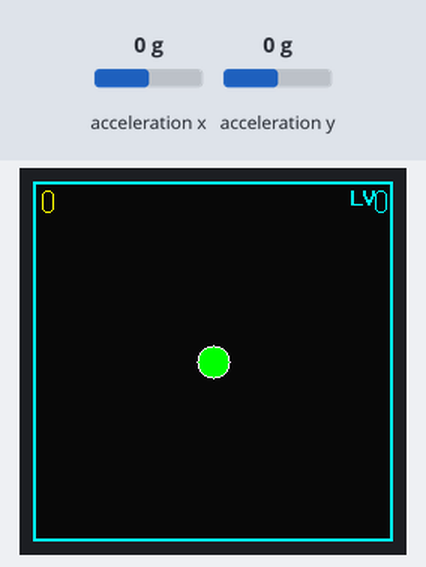
Recording of a program running on a simulated MicroPython board. On the bench: 240×240 colour display. The test bench sets the inputs (shaded band); at power-on: acceleration x 0 g, acceleration y 0 g. Random numbers come from a fixed seed; library files of the repository ran but are not shown: st7789.py, vga1_16x32.py.

Above: at 0.7 s.
At 1.54 s:
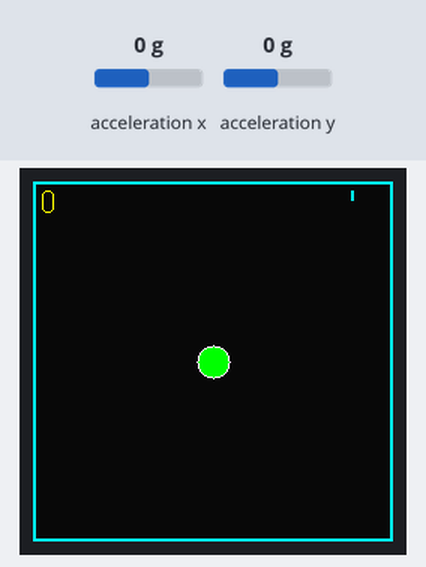
1.8 s: acceleration x set to -1.4 g
At 3.8 s:
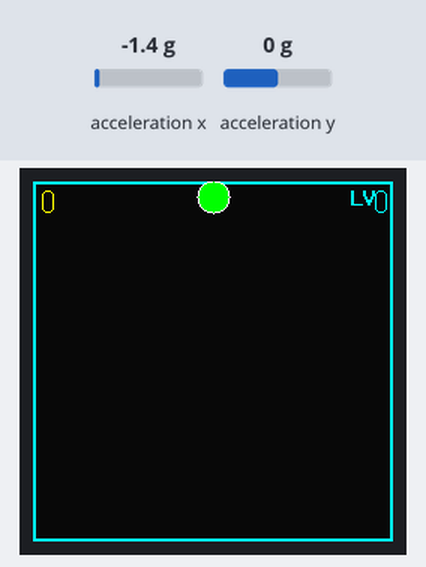
Timing chart, 0 to 5.3 s (numbered marks = the images above; inputs shaded):
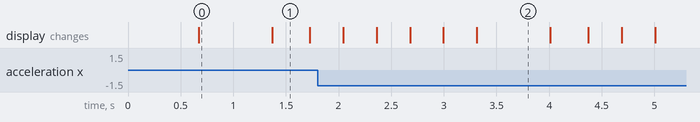

The program:

main.py
```python
from machine import Pin, SPI, I2C
import time
import math
import random
import framebuf
import st7789
import vga1_16x32 as font

# =========================
# 初始化
# =========================
spi = SPI(0, baudrate=40_000_000, polarity=0, phase=0,
          sck=Pin(18), mosi=Pin(19))
tft = st7789.ST7789(spi, 240, 240, reset=Pin(20), dc=Pin(21), cs=Pin(17))
tft.init()
tft.fill(0)

i2c = I2C(1, scl=Pin(15), sda=Pin(14))
MPU = 0x68
i2c.writeto_mem(MPU, 0x6B, b'\x00')

def read_word(reg):
    h = i2c.readfrom_mem(MPU, reg, 1)[0]
    l = i2c.readfrom_mem(MPU, reg+1, 1)[0]
    v = (h << 8) | l
    return v - 65536 if v > 32767 else v

# =========================
# Framebuffer
# =========================
fb_data = bytearray(240 * 240 * 2)
fb = framebuf.FrameBuffer(fb_data, 240, 240, framebuf.RGB565)

def flush():
    tft.set_window(0, 0, 239, 239)
    tft.write_data(fb_data)

# =========================
# 颜色
# =========================
def sc(c):
    return ((c & 0xFF) << 8) | (c >> 8)

BLACK  = sc(0x0000)
WHITE  = sc(0xFFFF)
GREEN  = sc(0x07E0)
RED    = sc(0xF800)
BLUE   = sc(0x001F)
CYAN   = sc(0x07FF)
YELLOW = sc(0xFFE0)
GRAY   = sc(0x4208)
BG     = sc(0x0841)
ORANGE = sc(0xFD20)

# =========================
# 画实心圆
# =========================
def fb_circle(cx, cy, r, color):
    for dy in range(-r, r + 1):
        dx = int(math.sqrt(r * r - dy * dy))
        y = cy + dy
        if 0 <= y < 240:
            x0 = max(0, cx - dx)
            x1 = min(239, cx + dx)
            fb.hline(x0, y, x1 - x0 + 1, color)

# =========================
# 游戏常量
# =========================
PLAYER_R    = 10
ENEMY_R     = 7
BONUS_R     = 8
FRICTION    = 0.88
ACCEL_SCALE = 0.00022

# =========================
# 难度计算
# =========================
def get_level(score):
    return score // 10

def get_speed(score):
    level = get_level(score)
    # 每级 +0.7，感觉更明显（原来 +0.4）
    return min(1.5 + level * 0.7, 7.5)

def get_max_enemies(score):
    level = get_level(score)
    return min(4 + level * 2, 14)

def get_spawn_interval(score):
    level = get_level(score)
    return max(10, 35 - level * 4)

# =========================
# 生成红色敌球
# =========================
def spawn_enemy(px, py, score):
    side = random.randint(0, 3)
    if side == 0:   x, y = float(random.randint(10, 230)), -12.0
    elif side == 1: x, y = float(random.randint(10, 230)), 252.0
    elif side == 2: x, y = -12.0, float(random.randint(10, 230))
    else:           x, y = 252.0, float(random.randint(10, 230))

    dx = px - x + random.uniform(-25, 25)
    dy = py - y + random.uniform(-25, 25)
    dist = math.sqrt(dx*dx + dy*dy) or 1
    speed = get_speed(score) + random.uniform(0, 0.8)
    return {'x': x, 'y': y,
            'vx': dx/dist*speed, 'vy': dy/dist*speed,
            'type': 'enemy'}

# =========================
# 生成蓝色奖励球
# =========================
def spawn_bonus():
    margin = 30
    return {'x': float(random.randint(margin, 240-margin)),
            'y': float(random.randint(margin, 240-margin)),
            'vx': 0.0, 'vy': 0.0,
            'type': 'bonus',
            'life': 180}

# =========================
# 碰撞检测
# =========================
def collide(px, py, ex, ey, pr, er):
    dx = px - ex
    dy = py - ey
    return (dx*dx + dy*dy) < (pr + er) ** 2

# =========================
# 难度升级闪屏提示
# ✅ 全部通过 framebuffer，不再混用 tft.fill()
# =========================
def level_up_flash(level):
    # 闪3次黄色
    for _ in range(3):
        fb.fill(YELLOW)
        flush()
        time.sleep_ms(80)
        fb.fill(BLACK)
        flush()
        time.sleep_ms(80)

    # 显示 LEVEL + 数字
    fb.fill(BLACK)
    # 手动用 fb.text() 写字（framebuf 内置小字体）
    lv_str = "LEVEL " + str(level)
    lx = max(0, (240 - len(lv_str) * 8) // 2)
    fb.text(lv_str, lx, 108, YELLOW)
    flush()
    time.sleep_ms(900)
    # 闪屏结束，framebuffer 留着，下一帧正常渲染会覆盖

# =========================
# 计算某类球的数量
# =========================
def count_type(balls, t):
    return sum(1 for b in balls if b['type'] == t)

# =========================
# 游戏结束画面
# ✅ 同样全部用 framebuffer
# =========================
def game_over_screen(score):
    fb.fill(BLACK)

    # 用 framebuf 内置 8px 字体居中显示
    fb.text("GAME OVER", 60, 70, RED)
    fb.text("SCORE: " + str(score), 60, 100, WHITE)
    fb.text("LV " + str(get_level(score)), 88, 125, CYAN)
    fb.text("TILT to restart", 28, 160, GRAY)
    flush()

    time.sleep_ms(1500)
    while True:
        if abs(read_word(0x3B)) > 6000 or abs(read_word(0x3D)) > 6000:
            break
        time.sleep_ms(100)
    time.sleep_ms(500)

# =========================
# 重置
# =========================
def reset_game():
    return {
        'px': 120.0, 'py': 120.0,
        'pvx': 0.0,  'pvy': 0.0,
        'balls': [],
        'score': 0,
        'prev_level': 0,
        'spawn_timer': 0,
        'bonus_timer': 0,
        'frame': 0,
    }

# =========================
# 浮动 +10 文字
# =========================
float_texts = []  # [x, y, frames_left]

# =========================
# 主循环
# =========================
g = reset_game()

while True:
    g['frame'] += 1

    # IMU 读取
    ax = read_word(0x3B)
    ay = read_word(0x3D)

    # 玩家物理
    g['pvx'] += ay * ACCEL_SCALE
    g['pvy'] += ax * ACCEL_SCALE
    g['pvx'] *= FRICTION
    g['pvy'] *= FRICTION
    g['px']  += g['pvx']
    g['py']  += g['pvy']

    # 边界反弹
    if g['px'] < PLAYER_R:       g['px'] = PLAYER_R;       g['pvx'] =  abs(g['pvx']) * 0.5
    if g['px'] > 239 - PLAYER_R: g['px'] = 239 - PLAYER_R; g['pvx'] = -abs(g['pvx']) * 0.5
    if g['py'] < PLAYER_R:       g['py'] = PLAYER_R;        g['pvy'] =  abs(g['pvy']) * 0.5
    if g['py'] > 239 - PLAYER_R: g['py'] = 239 - PLAYER_R; g['pvy'] = -abs(g['pvy']) * 0.5

    # 生成红球
    g['spawn_timer'] += 1
    if (g['spawn_timer'] >= get_spawn_interval(g['score']) and
            count_type(g['balls'], 'enemy') < get_max_enemies(g['score'])):
        g['balls'].append(spawn_enemy(g['px'], g['py'], g['score']))
        g['spawn_timer'] = 0

    # 生成蓝球
    g['bonus_timer'] += 1
    if (g['bonus_timer'] >= 120 and
            count_type(g['balls'], 'bonus') < 2):
        g['balls'].append(spawn_bonus())
        g['bonus_timer'] = 0

    # 更新所有球 + 碰撞检测
    hit = False
    survivors = []
    for b in g['balls']:
        b['x'] += b['vx']
        b['y'] += b['vy']

        if b['type'] == 'enemy':
            if collide(g['px'], g['py'], b['x'], b['y'], PLAYER_R, ENEMY_R):
                hit = True
                break
            if -20 < b['x'] < 260 and -20 < b['y'] < 260:
                survivors.append(b)
            else:
                g['score'] += 1

        elif b['type'] == 'bonus':
            if collide(g['px'], g['py'], b['x'], b['y'], PLAYER_R, BONUS_R):
                g['score'] += 10
                # ✅ 吃蓝球后立即同步 prev_level，防止触发升级闪屏
                g['prev_level'] = get_level(g['score'])
                float_texts.append([int(g['px']), int(g['py']) - 15, 40])
            else:
                b['life'] -= 1
                if b['life'] > 0:
                    survivors.append(b)

    g['balls'] = survivors

    # 难度升级检测
    cur_level = get_level(g['score'])
    if cur_level > g['prev_level']:
        g['prev_level'] = cur_level
        level_up_flash(cur_level)

    # 游戏结束
    if hit:
        game_over_screen(g['score'])
        g = reset_game()
        float_texts.clear()
        continue

    # =========================
    # 渲染
    # =========================
    fb.fill(BG)

    # 边框颜色随等级变化
    border_colors = [CYAN, YELLOW, ORANGE, RED, sc(0xF81F)]
    bc = border_colors[min(get_level(g['score']), len(border_colors)-1)]
    fb.rect(0, 0, 240, 240, bc)
    fb.rect(1, 1, 238, 238, bc)

    # 蓝色奖励球
    for b in g['balls']:
        if b['type'] == 'bonus':
            fb_circle(int(b['x']), int(b['y']), BONUS_R + 1, WHITE)
            fb_circle(int(b['x']), int(b['y']), BONUS_R,     BLUE)
            if b['life'] < 60 and (g['frame'] % 6 < 3):
                fb_circle(int(b['x']), int(b['y']), BONUS_R, BG)

    # 红色敌球
    for b in g['balls']:
        if b['type'] == 'enemy':
            fb_circle(int(b['x']), int(b['y']), ENEMY_R, RED)

    # 玩家
    fb_circle(int(g['px']), int(g['py']), PLAYER_R + 1, WHITE)
    fb_circle(int(g['px']), int(g['py']), PLAYER_R,     GREEN)

    flush()

    # 分数 + 等级（framebuf 原生字体叠加）
    tft.text(font, str(g['score']), 6, 6, 0xFFE0)
    lv = "LV" + str(get_level(g['score']))
    tft.text(font, lv, 240 - len(lv)*8 - 4, 6, 0x07FF)

    # +10 浮动文字
    still_alive = []
    for ft in float_texts:
        if ft[2] > 0:
            tft.text(font, "+10", ft[0], ft[1], 0x07FF)
            ft[1] -= 1
            ft[2] -= 1
            still_alive.append(ft)
    float_texts[:] = still_alive

    time.sleep_ms(16)
```

Measured:
- what the display in image 0 shows lasts 0.7 s, from 0.7 s to 1.4 s
